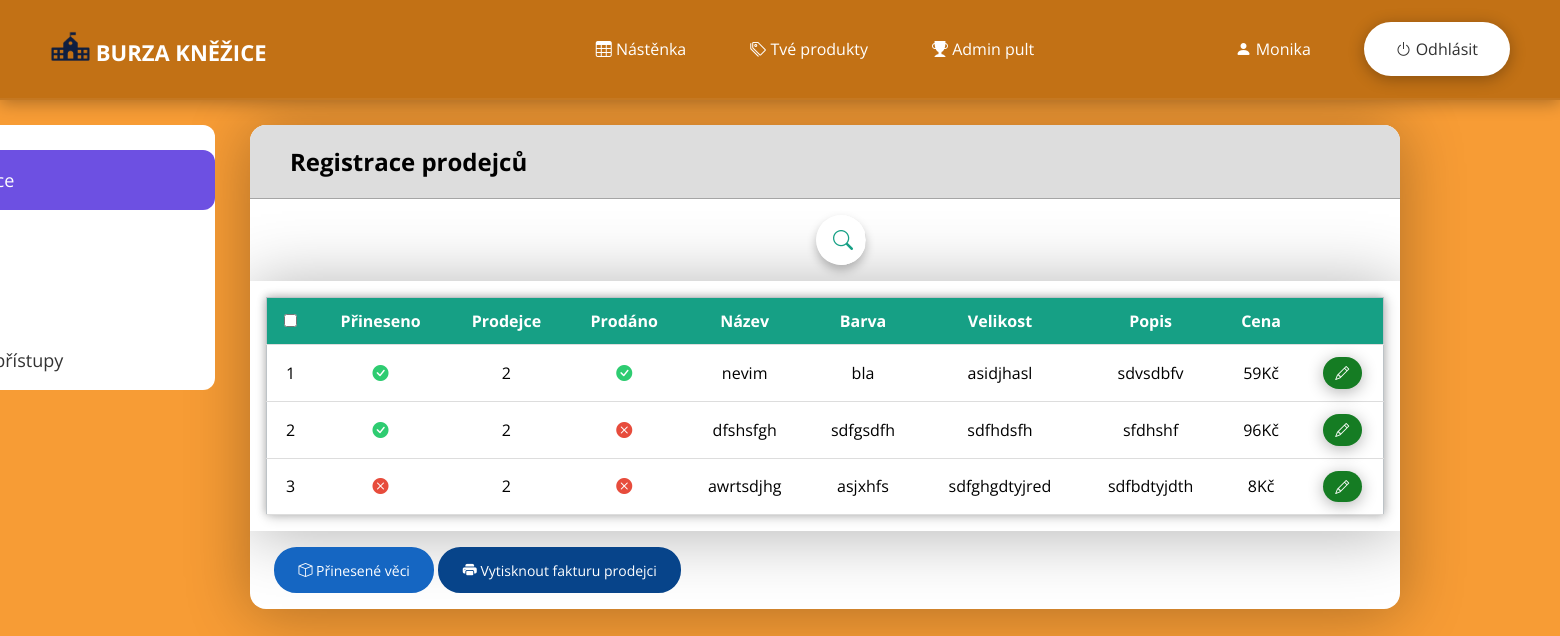
The app's page /admin (signed in), older data.
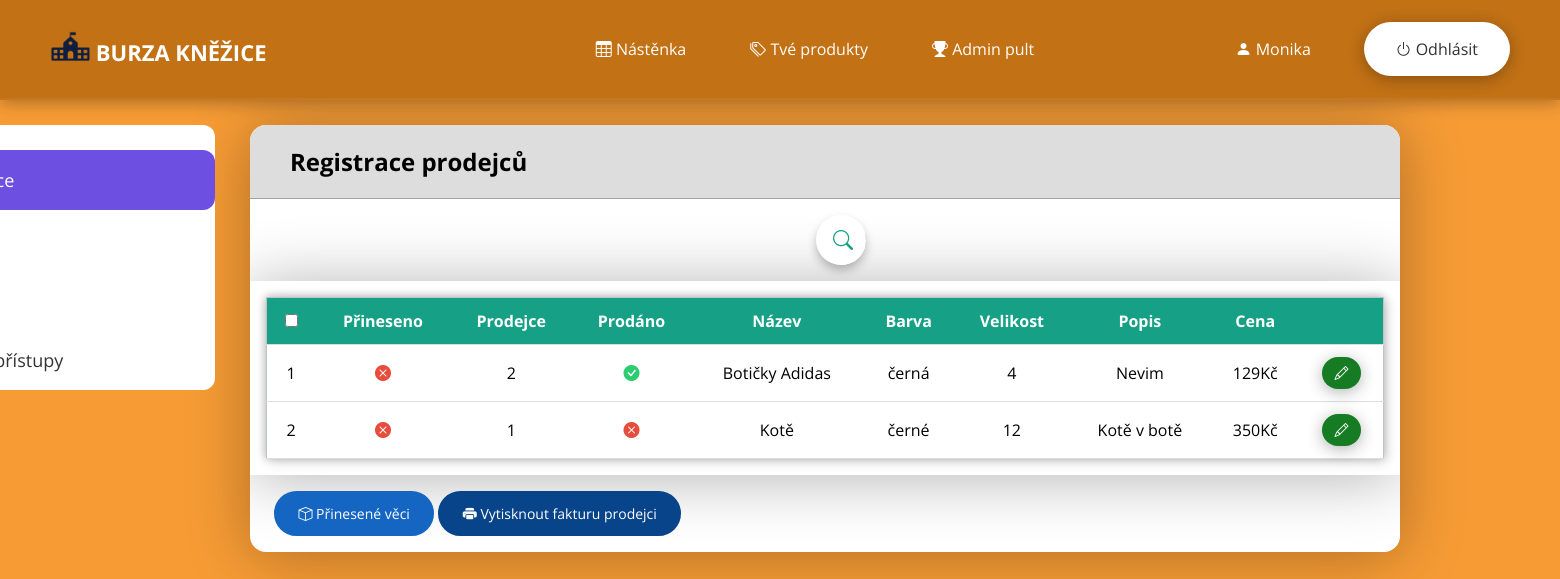
The same page, newer data.
### web/models.py (models this page shows)
class User(db.Model, UserMixin):
    id = db.Column(db.Integer, primary_key=True)
    email = db.Column(db.String(150), unique=True)
    username = db.Column(db.String(150), unique=True)
    password = db.Column(db.String(150))
    tel_number = db.Column(db.String(150))
    town = db.Column(db.String(150))
    street = db.Column(db.String(150))
    psc = db.Column(db.String(150))
    status = db.Column(db.String(150))
    token = db.Column(db.String(150))
    date_created = db.Column(db.DateTime(timezone=True), default=func.now())
    posts = db.relationship('Post', backref='user', passive_deletes=True)

class Post(db.Model):
    id = db.Column(db.Integer, primary_key=True)
    bring = db.Column(db.Boolean, nullable=False)
    date_created = db.Column(db.DateTime(timezone=True), default=func.now())
    label = db.Column(db.Text, nullable=False)
    name = db.Column(db.String(150))
    color = db.Column(db.String(150))
    size = db.Column(db.String(150))
    price = db.Column(db.String(150))
    status = db.Column(db.Boolean, nullable=False)
    author = db.Column(db.Integer, db.ForeignKey(
        'user.id', ondelete="CASCADE"), nullable=False)

### web/views.py (the view, shortened to what this page needs)
@views.route("/admin", methods=['GET', 'POST'])
@login_required
def admin():
    find_posts = Post.query.all()
    return render_template("admin_page.html", users=User.query.all(), user=current_user, posts=find_posts, username=current_user.username, tab='1')

### web/__init__.py (called while the page is built)
def create_app():
    app =  Flask(__name__)
    toastr = Toastr(app)
    app.config['SECRET_KEY'] = 'idontcare'
    app.config['SQLALCHEMY_DATABASE_URI'] = f'sqlite:///{DB_NAME}'
    app.config['SQLALCHEMY_TRACK_MODIFICATIONS'] = True
    db.init_app(app)
    from .views import views
    app.register_blueprint(views, url_prefix="/")
    from .auth import auth
    app.register_blueprint(auth, url_prefix="/")
    from .models import User, Post, Burza
    create_database(app)
    login_manager = LoginManager()
    login_manager.login_view = "auth.login"
    login_manager.init_app(app)
    @login_manager.user_loader
    def load_user(id):
        return User.query.get(int(id))
    return app

### web/flash_toastr/__init__.py (called while the page is built)
    @staticmethod
    def include_toastr_js(version=None, js_filename=None):
        if version is None:
            version = current_app.config.get('TOASTR_VERSION')
        if js_filename is None:
            js_filename = current_app.config.get('TOASTR_JS_FILENAME')
        js = '<script src="//cdnjs.cloudflare.com/ajax/libs/' \
             'toastr.js/{0}/{1}"></script>\n'.format(version, js_filename)
        return Markup(js)

    @staticmethod
    def include_toastr_css(version=None, css_filename=None):
        if version is None:
            version = current_app.config.get('TOASTR_VERSION')
        if css_filename is None:
            css_filename = current_app.config.get('TOASTR_CSS_FILENAME')
        css = '<link href="//cdnjs.cloudflare.com/ajax/libs/' \
              'toastr.js/{0}/{1}" rel="stylesheet" />\n'.format(
                version,
                css_filename
                )
        if current_app.config.get('TOASTR_OPACITY'):
            return Markup(css)
        else:
            return Markup('''
<style type = text/css>
  #toast-container>div {
    opacity: 1 !important;
  }
</style> {0}'''.format(css))

    @staticmethod
    def include_jquery(version=None):
        if version is None:
            version = current_app.config.get('TOASTR_JQUERY_VERSION')
        js = ('<script src="//code.jquery.com/' +
              'jquery-{0}.min.js"></script>'.format(version))
        return Markup(js)

    @staticmethod
    def context_processor():
        return {'toastr': current_app.extensions['toastr']}

### web/templates/admin_page.html (shortened to what this page needs)
{% extends "auth_base.html" %}
{% block content %}
<div class="content">
  <div class="list">
    <label for="reg" class="reg">
      <span class="title"> Registrace</span>
    </label>
    <label for="sell" class="sell">
    </label>
    <label for="event" class="event">
    </label>
    <label for="rights" class="rights">
      <span class="title"> Práva a přístupy</span>
    </label>
    <div class="slider"></div>
  </div>
  <div class="text-content">
    <div class="reg text">
      <div class="header-table">
        <h2>Registrace prodejců</h2>
      </div>
      <form method = "POST" class="form-table" action="{{ url_for('views.admin') }}">
        <div class="box">
          <div class="search-box">
            <label for="check" class="icon">
              <i class="bi bi-search"></i>
            </label>
          </div>
        </div>
        <div class="container-table">
          <table id='table'>
            <tr id="head">
              <th>
                <input name="select_all" type="checkbox" onchange="selectAll('table', 'input[name=select_all]')">
              </th>
              <th>Přineseno</th>
              <th>Prodejce</th>
              <th>Prodáno</th>
              <th>Název</th>
              <th>Barva</th>
              <th>Velikost</th>
              <th>Popis</th>
              <th>Cena</th>
              <th></th>
            </tr>
            {% for post in posts %}
              <tr onclick="markOnClick(this)" class="table-row" id="{{ post.id }}">
                <td>
                  <label class="form-check-label"
                    for="flexCheckDefault">
                    {{ post.id }}
                  </label>
                </td>
                <td>
                  {% if post.bring %}
                  <i class="bi bi-check-circle-fill"></i></span>
                  {% else %}
                  <i class="bi bi-x-circle-fill"></i>
                  {% endif %}
                </td>
                <td>{{ post.author }}</td>
                <td>
                  {% if post.status %}
                  <i class="bi bi-check-circle-fill"></i>
                  {% else %}
                  <i class="bi bi-x-circle-fill"></i>
                  {% endif %}
                </td>
                <td>{{ post.name }}</td>
                <td>{{ post.color }}</td>
                <td>{{ post.size }}</td>
                <td>{{ post.label }}</td>
                <td>{{ post.price }}Kč</td>
                <td>
                  <a href="/create_product/{{post.id}}" id="table-button-update">
                    <i class="bi bi-pencil"></i>
                  </a>
                </td>
              </tr>
            {% endfor %}
          </table>
        </div>
        <div class="pdf-button">
          <button class="btn btn-outline btn-default"
            value='bring'
            name='action'
            id="bring_stuff"
            type="submit">
            <i class="bi bi-box"></i> Přinesené věci
          </button>
          <button class="btn btn-outline btn-default"
            value='seller'
            name='action'
            id="Print_list"
            type="submit">
            <i class="bi bi-printer-fill"></i> Vytisknout fakturu prodejci
          </button>
        </div>
      </form>
    </div>
  </div>
</div>
{% endblock %}

### web/templates/auth_base.html (shortened to what this page needs)
<!doctype html>
<html lang="cz">
    <link rel="stylesheet"
      href="https://cdn.jsdelivr.net/npm/bootstrap-icons@1.5.0/font/bootstrap-icons.css">
    <link rel = "stylesheet"
      href = "{{ url_for('static', filename='CSS/style.css') }}">
    <link rel="stylesheet"
      href="https://cdnjs.cloudflare.com/ajax/libs/font-awesome/4.7.0/css/font-awesome.min.css">
    {{ toastr.include_toastr_css() }}
  </head>
  <body>
    <header>
      <div class="container_navbar">
        <nav class="nav">
          <a href="{{ url_for('views.home') }}" class="logo">
            <img src="{{ url_for('static', filename='source/logo2.png') }}"
              alt=""
              width="40"
              height="30"
              class="d-inline-block align-text-middle">
              BURZA KNĚŽICE
          </a>
          <ul class="nav-list">
            <li>
              <a href="{{ url_for('views.home') }}" class="nav-link">
                <i class="bi bi-table"></i> Nástěnka
              </a>
            </li>
            {% if user.is_authenticated %}
              <li>
                <a href="{{ url_for('views.posts', username=user.username) }}" class="nav-link">
                  <i class="bi bi-tags"></i> Tvé produkty
                </a>
              </li>
              {% if user.status != 'user' %}
                <li>
                  <a href="{{ url_for('views.admin') }}" class="nav-link">
                    {% if user.status == 'admin' %}
                      <i class="bi bi-trophy-fill"></i> Admin pult
                    {% else %}
                      <i class="bi bi-cart4"></i> Prodejní pult
                    {% endif %}
                  </a>
                </li>
              {% endif %}
            {% endif %}
          </ul>
          <ul class="log-list">
            {% if user.is_authenticated %}
              <li>
                <a href="{{ url_for('views.profile', username=user.username) }}" class="nav-link">
                  <i class="bi bi-person-fill"></i> {{user.username}}
                </a>
              </li>
              <li>
                <a href="{{ url_for('auth.logout') }}" id="nav-cta">
                  <i class="bi bi-power"></i> Odhlásit
                </a>
              </li>
            {% endif %}
          </ul>
        </nav>
      </div>
    </header>
    <div class="container-content">
        {% block content %}{% endblock %}
    </div>
  </body>
</html>

Row changes from the older to the newer data that the page shows:
removed Post: id "3", bring False (drawn), author "2", status False (drawn), name "awrtsdjhg", color "asjxhfs", size "sdfghgdtyjred", label "sdfbdtyjdth", price "8"
changed Post id 1: bring True → False (drawn); name "nevim" → "Botičky Adidas"; color "bla" → "černá"; size "asidjhasl" → "4"; label "sdvsdbfv" → "Nevim"; price "59" → "129"
changed Post id 2: bring True → False (drawn); author "2" → "1"; name "dfshsfgh" → "Kotě"; color "sdfgsdfh" → "černé"; size "sdfhdsfh" → "12"; label "sfdhshf" → "Kotě v botě"; price "96" → "350"
